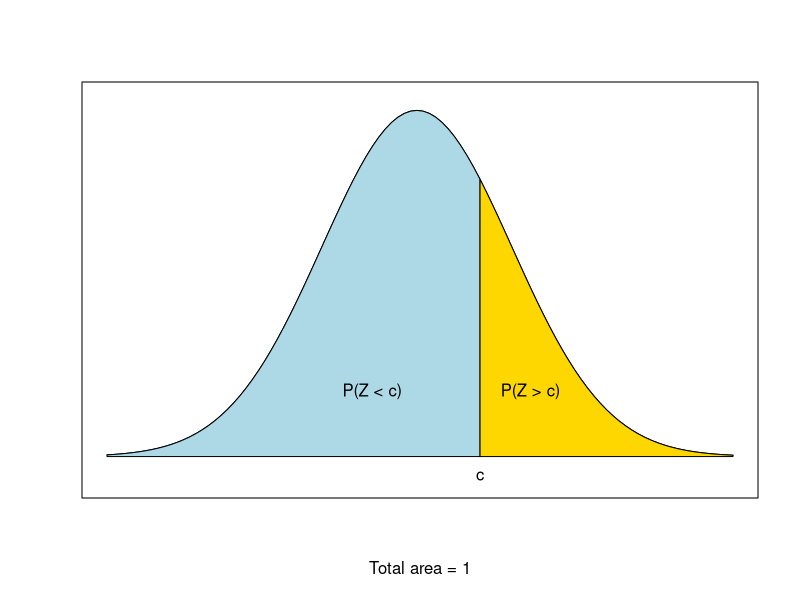
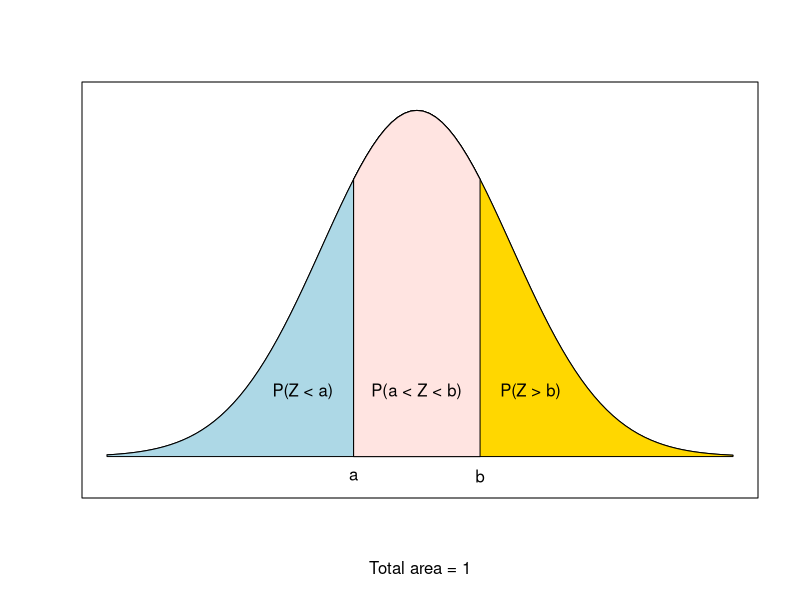
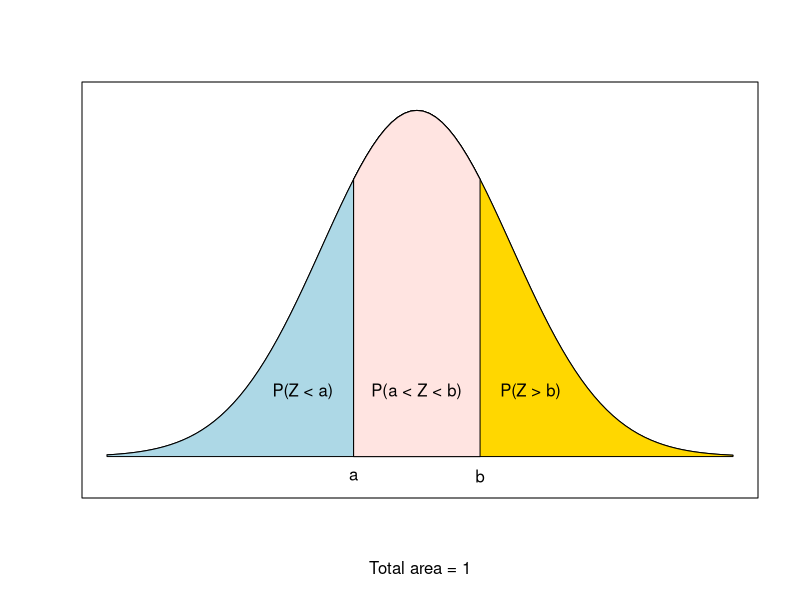

Reproduce these figures in R, in order.
## ---- chunk 1
knitr::opts_chunk$set(echo = FALSE)
## ---- chunk 2
x <- seq(1:100)
y <- dnorm(x,50,15)
x1 <- 60; x2 <- 60
plot(x,y,type='l', xaxt='n', yaxt='n', ylab="",xlab="Total area = 1", ylim=c(-0.002, max(y)+0.001)) 
polygon(x=c(x[c(min(x),min(x):x2,x2)]), y= c(0, y[min(x):x2], 0), col="lightblue")
polygon(x=c(x[c(x1,x1:max(x),max(x))]), y= c(0, y[x1:max(x)], 0), col="gold")
text(x=43,y=0.005,"P(Z < c)")
text(x=68,y=0.005,"P(Z > c)")
text(x=60,y=-0.0015,"c")
## ---- chunk 3
x <- seq(1:100)
y <- dnorm(x,50,15)
x1 <- 40; x2 <- 60
plot(x,y,type='l', xaxt='n', yaxt='n', ylab="",xlab="Total area = 1", ylim=c(-0.002, max(y)+0.001)) 
polygon(x=c(x[c(min(x),min(x):x2,x2)]), y= c(0, y[min(x):x2], 0), col="lightblue")
polygon(x=c(x[c(x1,x1:max(x),max(x))]), y= c(0, y[x1:max(x)], 0), col="gold")
polygon(x=c(x[c(x1,x1:x2,x2)]), y= c(0, y[x1:x2], 0), col="mistyrose")
text(x=32,y=0.005,"P(Z < a)")
text(x=50,y=0.005,"P(a < Z < b)")
text(x=68,y=0.005,"P(Z > b)")
text(x=40,y=-0.0015,"a");text(x=60,y=-0.0015,"b")
## ---- chunk 4
x <- seq(1:100)
y <- dnorm(x,50,15)
x1 <- 40; x2 <- 60
plot(x,y,type='l', xaxt='n', yaxt='n', ylab="",xlab="Total area = 1", ylim=c(-0.002, max(y)+0.001)) 
polygon(x=c(x[c(min(x),min(x):x2,x2)]), y= c(0, y[min(x):x2], 0), col="lightblue")
polygon(x=c(x[c(x1,x1:max(x),max(x))]), y= c(0, y[x1:max(x)], 0), col="gold")
polygon(x=c(x[c(x1,x1:x2,x2)]), y= c(0, y[x1:x2], 0), col="mistyrose")
text(x=32,y=0.005,"P(Z < a)")
text(x=50,y=0.005,"P(a < Z < b)")
text(x=68,y=0.005,"P(Z > b)")
text(x=40,y=-0.0015,"a");text(x=60,y=-0.0015,"b")
